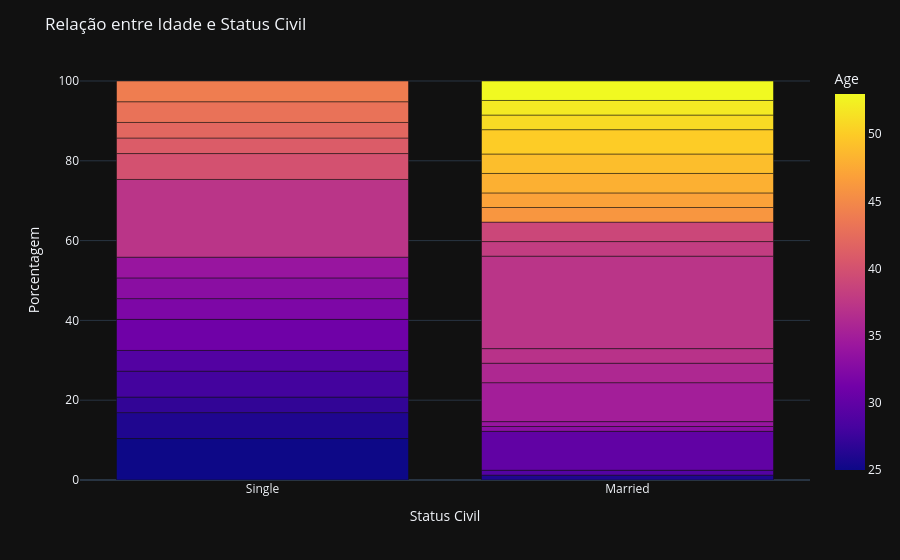

Notebook cell for this chart:
### Markdown cell above
**D) Realize a análise Bivariada.
Tente responder as seguintes perguntas com gráficos seguidos de insights:**



*   Existe relação entre a idade e o status civil?
*   Qual a relação entre o score de crédito e o nível de escolaridade?
*  O salário parece influenciar na idade?
* O salário parece influenciar no Score de Crédito?
* Clientes com casa própria tendem a ter um score mais alto?

### Code cell
#seu código aqui
# Análise 1

#Calcular a porcentagem de cada categoria por status civil

df_grouped = df.groupby(['Age', 'Marital Status']).size().reset_index(name='count')
total_por_status = df_grouped.groupby('Marital Status')['count'].transform('sum')
df_grouped['percent'] = (df_grouped['count'] / total_por_status) * 100

# Cria gráfico de baras empilhadas

fig = px.bar(df_grouped, x='Marital Status', y='percent', color='Age', barmode='stack',
            labels={'Age': 'Age', 'percent': 'Porcentagem', 'Marital Status': 'Status Civil'})

fig.update_layout(title='Relação entre Idade e Status Civil',
                  yaxis_title='Porcentagem',
                  legend_title='Idade')

fig.show()

### Figure 1 — Plotly figure (JSON) as saved in the notebook; plotly's stock layout.template omitted (floating-point values rounded to 4 significant figures)
{"data": [{"hovertemplate": "Status Civil=%{x}<br>Porcentagem=%{y}<br>Age=%{marker.color}<extra></extra>", "legendgroup": "", "marker": {"color": [25.0, 26.0, 26.0, 27.0, 28.0, 29.0, 29.0, 30.0, 31.0, 32.0, 33.0, 33.0, 34.0, 34.0, 35.0, 36.0, 37.0, 37.21, 37.21, 38.0, 39.0, 40.0, 41.0, 42.0, 43.0, 44.0, 46.0, 47.0, 48.0, 49.0, 50.0, 51.0, 52.0, 53.0], "coloraxis": "coloraxis", "pattern": {"shape": ""}}, "name": "", "orientation": "v", "showlegend": false, "textposition": "auto", "x": ["Single", "Married", "Single", "Single", "Single", "Married", "Single", "Married", "Single", "Single", "Married", "Single", "Married", "Single", "Married", "Married", "Married", "Married", "Single", "Married", "Married", "Single", "Single", "Single", "Single", "Single", "Married", "Married", "Married", "Married", "Married", "Married", "Married", "Married"], "xaxis": "x", "y": [10.39, 1.22, 6.494, 3.896, 6.494, 1.22, 5.195, 9.756, 7.792, 5.195, 1.22, 5.195, 1.22, 5.195, 9.756, 4.878, 3.659, 23.17, 19.48, 3.659, 4.878, 6.494, 3.896, 3.896, 5.195, 5.195, 3.659, 3.659, 4.878, 4.878, 6.098, 3.659, 3.659, 4.878], "yaxis": "y", "type": "bar"}], "layout": {"xaxis": {"anchor": "y", "domain": [0.0, 1.0], "title": {"text": "Status Civil"}}, "yaxis": {"anchor": "x", "domain": [0.0, 1.0], "title": {"text": "Porcentagem"}}, "coloraxis": {"colorbar": {"title": {"text": "Age"}}, "colorscale": [[0.0, "#0d0887"], [0.1111, "#46039f"], [0.2222, "#7201a8"], [0.3333, "#9c179e"], [0.4444, "#bd3786"], [0.5556, "#d8576b"], [0.6667, "#ed7953"], [0.7778, "#fb9f3a"], [0.8889, "#fdca26"], [1.0, "#f0f921"]]}, "legend": {"tracegroupgap": 0, "title": {"text": "Idade"}}, "margin": {"t": 60}, "barmode": "stack", "title": {"text": "Relação entre Idade e Status Civil"}}}
